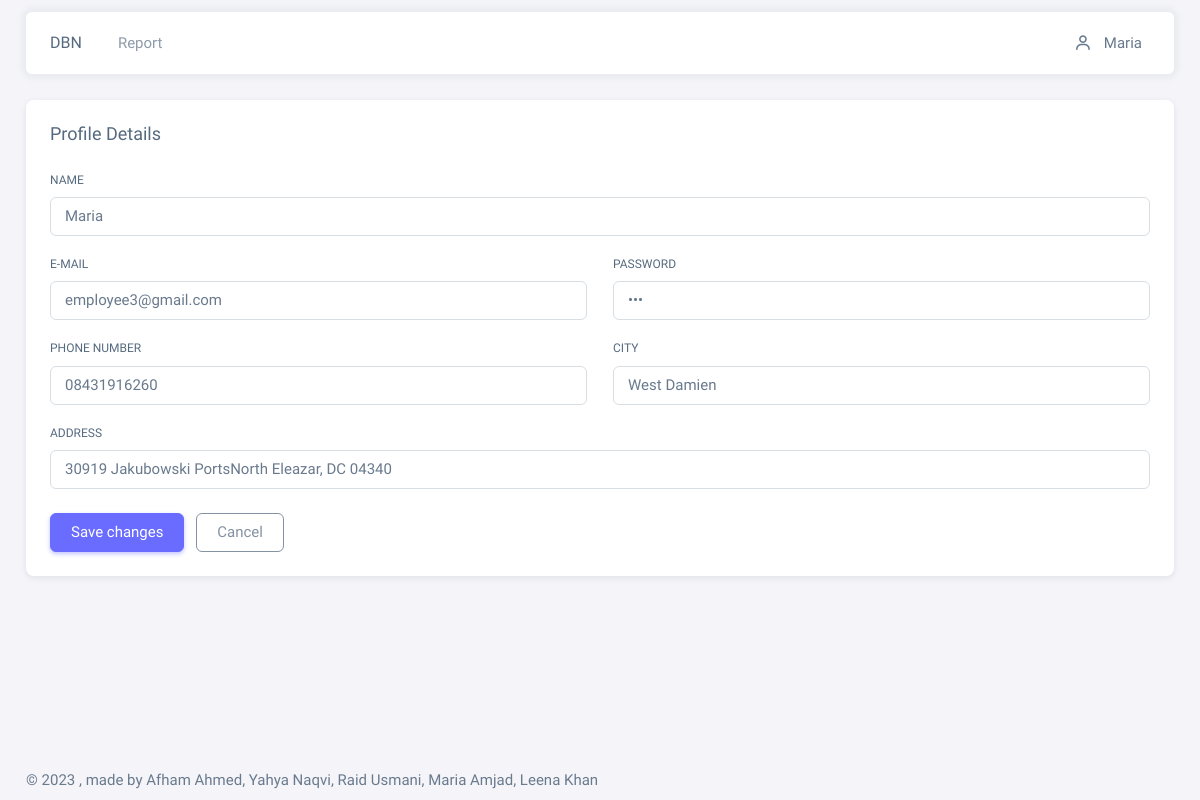
Screenshot of /account.php (signed in) with the database file from the repository.
### tables this page shows
CREATE TABLE `employees` (
  `id` int(11) NOT NULL,
  `status` tinyint(4) NOT NULL,
  `name` varchar(255) NOT NULL,
  `email` varchar(255) NOT NULL,
  `password` varchar(255) NOT NULL,
  `image` varchar(255) NOT NULL,
  `phone` varchar(15) NOT NULL,
  `country` varchar(255) NOT NULL,
  `city` varchar(255) NOT NULL,
  `address` varchar(255) NOT NULL,
  `monthly_target` int(11) NOT NULL,
  `created_at` timestamp NOT NULL DEFAULT current_timestamp()
);

### src/functions/myfunctions.php (called while the page is built, shortened)
<?php
require_once("config.php");
function getById($tablename, $id)
{
    global $conn;
    $view_query = "select * from $tablename where id = $id";
    return (mysqli_query($conn, $view_query));
}

### src/account.php (the view, shortened to what this page needs)
<!DOCTYPE html>
<html lang="en">
<?php
include_once('includes/header.php');
?>
<body>
    <div class="layout-wrapper layout-content-navbar">
      <div class="layout-container">
        <div class="layout-page">
        <?php
        include_once('includes/navbar.php');
        ?>
          <div class="content-wrapper">
            <div class="container-xxl flex-grow-1 container-p-y">
              <div class="row">
                <div class="col-md-12">
                  <div class="card mb-4">
                    <h5 class="card-header">Profile Details</h5>
                    <div class="card-body">
                      <?php
                      $id = $_SESSION['auth_user']['userid'];
                      $profile = mysqli_fetch_assoc( getById('employees', $id));
                      ?>
                      <form action = "code.php" id="formAccountSettings" method="POST" enctype="multipart/form-data">
                        <div class="row">
                          <div class="mb-3 col-md-12">
                            <label for="Name" class="form-label">Name</label>
                            <input
                              class="form-control"
                              type="text"
                              id="name"
                              name="name"
                              value="<?= $profile['name'] ?>"
                              autofocus
                            />
                          </div>
                          <div class="mb-3 col-md-6">
                            <label for="email" class="form-label">E-mail</label>
                            <input
                              class="form-control"
                              type="email"
                              id="email"
                              name="email"
                              value="<?= $profile['email'] ?>"
                              placeholder="john.doe@example.com"
                            />
                          </div>
                          <div class="mb-3 col-md-6">
                            <label for="password" class="form-label">Password</label>
                            <input type="password" class="form-control" id="password" name="password" value="<?= $profile['password'] ?>" placeholder="Address" />
                          </div>
                          <div class="mb-3 col-md-6">
                            <label class="form-label" for="phoneNumber">Phone Number</label>
                            <div class="input-group input-group-merge">
                              <input
                                type="text"
                                id="phoneNumber"
                                name="phone"
                                class="form-control"
                                value="<?= $profile['phone'] ?>"
                                placeholder="0311 2075 188"
                              />
                            </div>
                          </div>
                          <div class="mb-3 col-md-6">
                            <label for="state" class="form-label">City</label>
                            <input class="form-control" type="text" id="state" name="city" value="<?= $profile['city'] ?>" placeholder="Mirpurkhas" />
                          </div>
                          <div class="mb-3 col-md-12">
                            <label for="address" class="form-label">Address</label>
                            <input type="text" class="form-control" id="address" name="address" value="<?= $profile['address'] ?>" placeholder="Address" />
                          </div>
                        </div>
                        <div class="mt-2">
                          <button type="submit" name="edit_account_btn" class="btn btn-primary me-2">Save changes</button>
                          <button type="reset" class="btn btn-outline-secondary">Cancel</button>
                        </div>
                      </form>
                    </div>
                  </div>
                </div>
              </div>
            </div>
            <?php
            include_once('includes/footer.php');
            ?>
        </div>
        </div>
      </div>
    </div>
</body>
</html>

### rows the page displays
employees: name "Maria", email "employee3@gmail.com", phone "08431916260", city "West Damien", address "30919 Jakubowski PortsNorth Eleazar, DC 04340"

### other values shown
$_SESSION['auth_user']['name'] "Maria"
